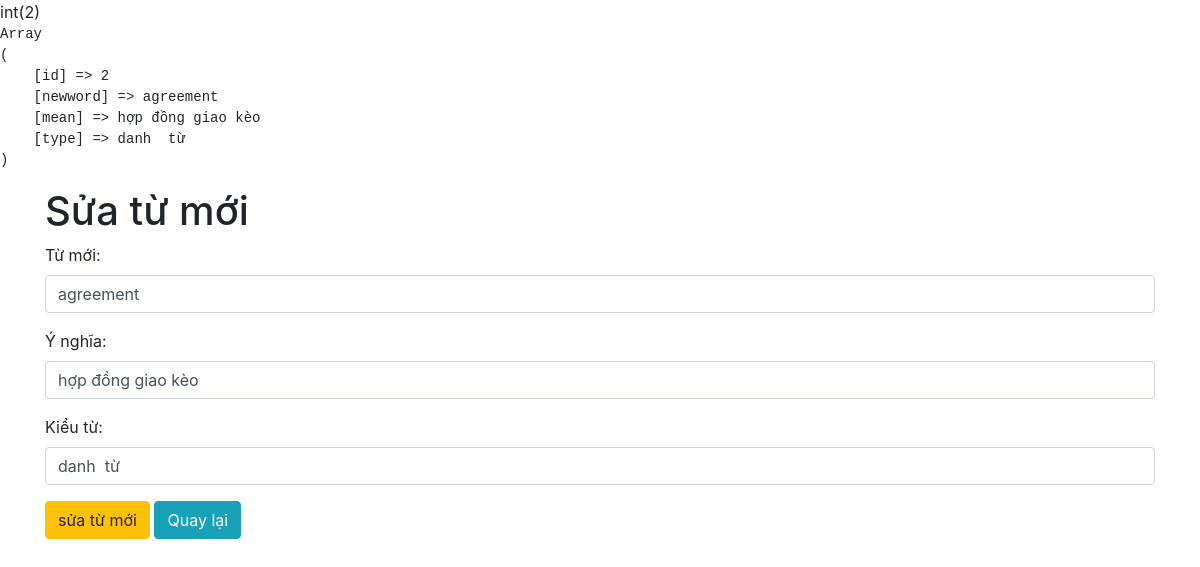
Page /edit.php?id=2 on the committed database.
### tables this page shows
CREATE TABLE `newwords` (
  `id` int(10) unsigned NOT NULL AUTO_INCREMENT,
  `newword` text DEFAULT NULL,
  `mean` text DEFAULT NULL,
  `type` text DEFAULT NULL,
  PRIMARY KEY (`id`)
);

### edit.php (the view, shortened to what this page needs)
<!DOCTYPE html>
<html lang="en">
<head>
    <link rel="stylesheet" href="https://stackpath.bootstrapcdn.com/bootstrap/4.3.1/css/bootstrap.min.css">
</head>
<body>
<?php
include_once "config.php";
$id = isset($_GET["id"]) ? (int) $_GET["id"] : 0;
var_dump($id);
$sqlSelect = "SELECT * FROM newwords WHERE id=".$id;
$result = $connection->query($sqlSelect);
$row = $result->fetch_assoc();
echo "<pre>";
print_r($row);
echo "</pre>";
?>
<div class="container">
    <div class="row">
        <div class="col-md-12">
            <h1>Sửa từ mới</h1>
            <form name="edit" action="" method="post">
                <div class="form-group">
                    <label>Từ mới:</label>
                    <input type="text" name="newword" class="form-control" value="<?php echo $row["newword"] ?>">
                </div>
                <div class="form-group">
                    <label>Ý nghĩa:</label>
                    <input type="text" name="mean" class="form-control" value="<?php echo $row["mean"] ?>">
                </div>
                <div class="form-group">
                    <label>Kiểu từ:</label>
                    <input type="text" name="type" class="form-control" value="<?php echo $row["type"] ?>">
                </div>
                <button type="submit" class="btn btn-warning">sửa từ mới</button>
                <a href="index.php" class="btn btn-info">Quay lại</a>
            </form>
        </div>
    </div>
</div>
</body>
</html>

### rows in the picture
newwords: newword "agreement", mean "hợp đồng giao kèo", type "danh từ"
